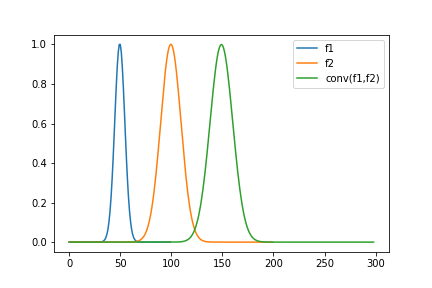

This figure's Python source:
#!/usr/bin/env python3
# -*- coding: utf-8 -*-
"""
Created on Tue Oct 26 18:56:31 2021

@author: lfairgrievepark12
"""
import numpy as np
import matplotlib.pyplot as plt


def conv_safe(f,g):
    # So this works the same way, except we pad each of the arrays with zeros
    # so they both have the length = sum of the length of the two arrays -1
    pad = abs(len(f)+len(g))
    f1 = np.pad(f,(0,pad-len(f)-1), 'constant')
    g1 = np.pad(g,(0,pad-len(g)-1), 'constant')

    ft1 = np.fft.fft(f1)
    ft2 = np.fft.fft(g1)

    return np.real(np.fft.ifft(ft1*ft2))

# We'll test it out on a gaussian defined over 100 points and a gaussian 
# defined over 200 points
x = np.linspace(-10,10,100)
x2 = np.linspace(-10,10,200)
f = np.exp(-0.5*x**2)
f2 =np.exp(-0.5*x2**2)
h1 = conv_safe(f,f2)


plt.plot(f/max(f),label='f1')
plt.plot(f2/max(f2),label='f2')
plt.plot(h1/max(h1),label='conv(f1,f2)')
plt.legend()
plt.savefig('P4.png')

